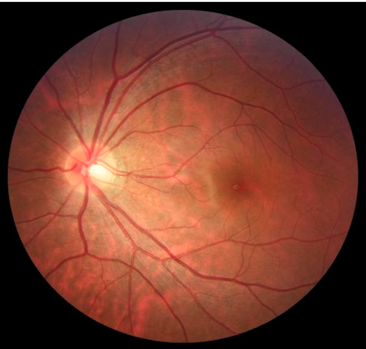
#> input picture Scene_2.png, 366 x 349 px, found by its file name
$ python projet_tai_fd_scene2.py
#> lines starting #> are read from the running program, lines starting #| are printed output that depends on the picture; after the words box and inside, x2 and y2 are one past the last pixel; in counts of white or black regions, pixels touching at a corner belong together
# -*- coding: utf-8 -*-
"""projet_TAI/FD_scene2.ipynb

Automatically generated by Colab.

Original file is located at
    https://colab.research.google.com/drive/17Lun9GNk4_NMBq0ZHYDXHb9_fJrDmMip

## Scène 2
Extraire avec précision la zone lumineuse (disque) à l’intérieur de cette image.
"""

import cv2
import numpy as np
from skimage import exposure

# Load images
img = cv2.imread('/content/Scene_2.png')
#> img is the input picture: shape (349, 366, 3); mean B, G, R 44.2, 58.8, 114.2
gt = cv2.imread('/content/GT2.png', 0)  # ground truth (binary)
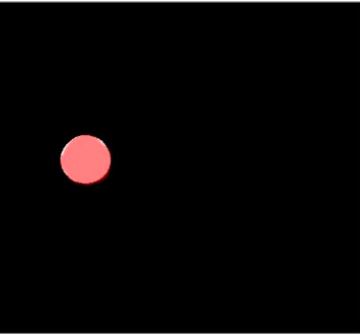
#> input picture GT2.png, 360 x 334 px, found by its file name
#> gt: shape (334, 360); min 0, max 255, mean 4.8

# --- 1. Canal vert ---
green = img[:, :, 1]
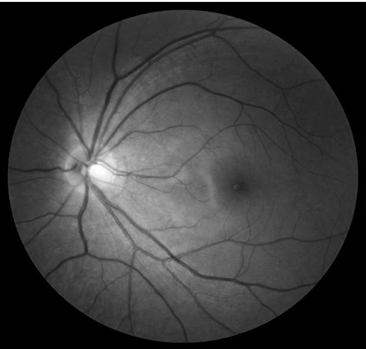
#> green: shape (349, 366); min 0, max 255, mean 58.8

# --- 2. CLAHE ---
clahe = cv2.createCLAHE(clipLimit=2.0, tileGridSize=(10,10))
enhanced = clahe.apply(green)
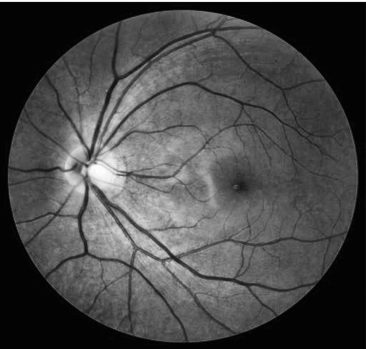
#> enhanced: shape (349, 366); min 3, max 255, mean 72.6

# --- 3. Filtre médian ---
blur = cv2.medianBlur(enhanced, 5)

# --- 4. Top-hat (isoler zones très brillantes) ---
kernel = cv2.getStructuringElement(cv2.MORPH_ELLIPSE, (35,35))
tophat = cv2.morphologyEx(blur, cv2.MORPH_TOPHAT, kernel)

# --- 5. Seuillage Otsu ---
_, thresh = cv2.threshold(tophat, 0, 255, cv2.THRESH_BINARY + cv2.THRESH_OTSU)
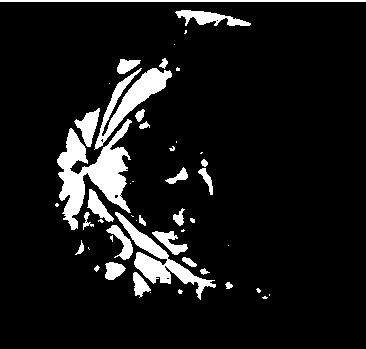
#> thresh: shape (349, 366); 9.4% white; 49 white regions (22 under 20 px), largest, box (x1, y1, x2, y2) and area: (57, 119, 132, 230) 3474, (115, 212, 216, 300) 1872, (94, 68, 172, 150) 1855

# --- 6. Morphologie ---
kernel_small = np.ones((8,8), np.uint8)
clean = cv2.morphologyEx(thresh, cv2.MORPH_OPEN, kernel_small)
#> clean: shape (349, 366); 5.3% white; 16 white regions, largest, box (x1, y1, x2, y2) and area: (89, 149, 126, 200) 1325, (118, 70, 167, 118) 1080, (63, 172, 86, 217) 797
clean = cv2.morphologyEx(clean, cv2.MORPH_CLOSE, kernel_small)
#> clean: shape (349, 366); 5.8% white; 6 white regions, box (x1, y1, x2, y2) and area: (61, 114, 127, 218) 3733, (109, 234, 195, 296) 2151, (119, 71, 168, 119) 1080, (197, 13, 219, 26) 236, (120, 63, 135, 75) 157, (174, 247, 182, 255) 64

# --- 7. Filtrage des composantes ---
num_labels, labels, stats, centroids = cv2.connectedComponentsWithStats(clean)
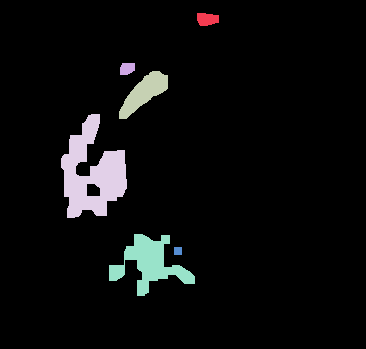
#> labels: shape (349, 366) int32; 7 distinct labels, from 0 to 6; one colour per label, 0 black
#> num_labels = 7; stats = [[0, 0, 366, 349, 120313], [197, 13, 22, 13, 236], [120, 63, 15, 12, 157], [119, 71, 49, 48, 1080], [61, 114, 66, 104, 3733], [109, 234, 86, 62, 2151], [174, 247, 8, 8, 64]]; centroids = [[186.3, 173.6], [206.8, 18.79], [126.7, 68.18], [143.7, 92.45], [91.94, 173], [149.3, 263.1], [177.5, 250.5]]

mask = np.zeros_like(clean)

best_score = 0
best_label = 0

for i in range(1, num_labels):
    area = stats[i, cv2.CC_STAT_AREA]

    if area < 500 :  # enlever bruit
        continue

    # Bounding box
    x, y, w, h, _ = stats[i]

    # Circularité approx (rapport largeur/hauteur)
    ratio = w / h if h != 0 else 0

    # Score simple : aire + circularité
    score = area * (1 - abs(1 - ratio))

    if score > best_score:
        best_score = score
        best_label = i
#> this loop made 6 passes
#> (area, x, y, w, h, ratio, score, best_score) on passes 3 to 4: (1080, 119, 71, 49, 48, 1.02, 1057.5, 1057.5), (3733, 61, 114, 66, 104, 0.635, 2369, 2369)
#> area on passes 1, 2, 6: 236, 157, 64
#> after the loop, best_label = 4; best_score = 2369

mask[labels == best_label] = 255

import matplotlib.pyplot as plt

plt.figure(figsize=(12,4))

plt.subplot(1,4,1)
plt.title("Canal vert")
plt.imshow(green, cmap='gray')

plt.subplot(1,4,2)
plt.title("CLAHE + Median")
plt.imshow(blur, cmap='gray')

plt.subplot(1,4,3)
plt.title("Segmentation")
plt.imshow(mask, cmap='gray')

plt.subplot(1,4,4)
plt.title("GT")
plt.imshow(gt, cmap='gray')

plt.show()
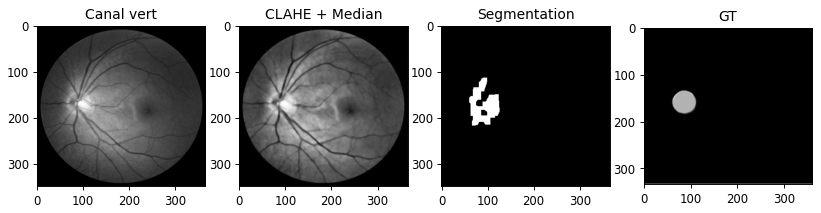
#> figure drawn by matplotlib, 4 panels

import numpy as np
import cv2 # Import cv2 for image resizing

def compute_metrics(pred, gt):
    # Binarisation (0 ou 1)
    pred = (pred > 0).astype(np.uint8)
#> pred: shape (349, 366); values 0 (black) and 1 (white), 2.9% white; 1 white region, box (x1, y1, x2, y2) and area: (61, 114, 127, 218) 3733
    gt = (gt > 0).astype(np.uint8)
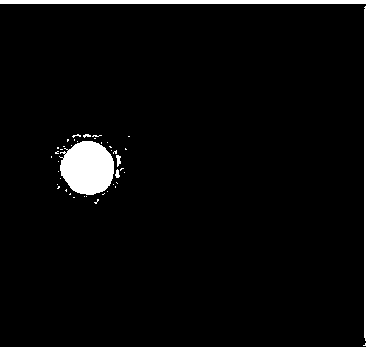
#> gt: shape (349, 366); values 0 (black) and 1 (white), 4.2% white; 45 white regions (38 under 20 px), largest, box (x1, y1, x2, y2) and area: (59, 141, 114, 195) 2272, (0, 0, 366, 4) 1464, (0, 347, 366, 349) 732

    # Calcul TP, FP, FN
    TP = np.sum((pred == 1) & (gt == 1))
#> TP = 1750
    FP = np.sum((pred == 1) & (gt == 0))
#> FP = 1983
    FN = np.sum((pred == 0) & (gt == 1))
#> FN = 3605

    # Métriques
    IoU = TP / (TP + FP + FN + 1e-8)
#> IoU = 0.238
    Dice = (2 * TP) / (2 * TP + FP + FN + 1e-8)
#> Dice = 0.385
    Precision = TP / (TP + FP + 1e-8)
#> Precision = 0.469
    Recall = TP / (TP + FN + 1e-8)
#> Recall = 0.327

    return IoU, Dice, Precision, Recall

# Resize gt to match mask's shape before computing metrics
# cv2.resize expects (width, height) for dsize, so mask.shape[::-1] or (mask.shape[1], mask.shape[0])
if gt.shape != mask.shape:
    gt_resized = cv2.resize(gt, (mask.shape[1], mask.shape[0]), interpolation=cv2.INTER_NEAREST)
else:
    gt_resized = gt

iou, dice, precision, recall = compute_metrics(mask, gt_resized)
#> iou = 0.238; dice = 0.385; precision = 0.469; recall = 0.327

print(f"IoU       : {iou:.4f}")
#| IoU       : 0.2385
print(f"Dice      : {dice:.4f}")
#| Dice      : 0.3851
print(f"Precision : {precision:.4f}")
#| Precision : 0.4688
print(f"Recall    : {recall:.4f}")
#| Recall    : 0.3268
